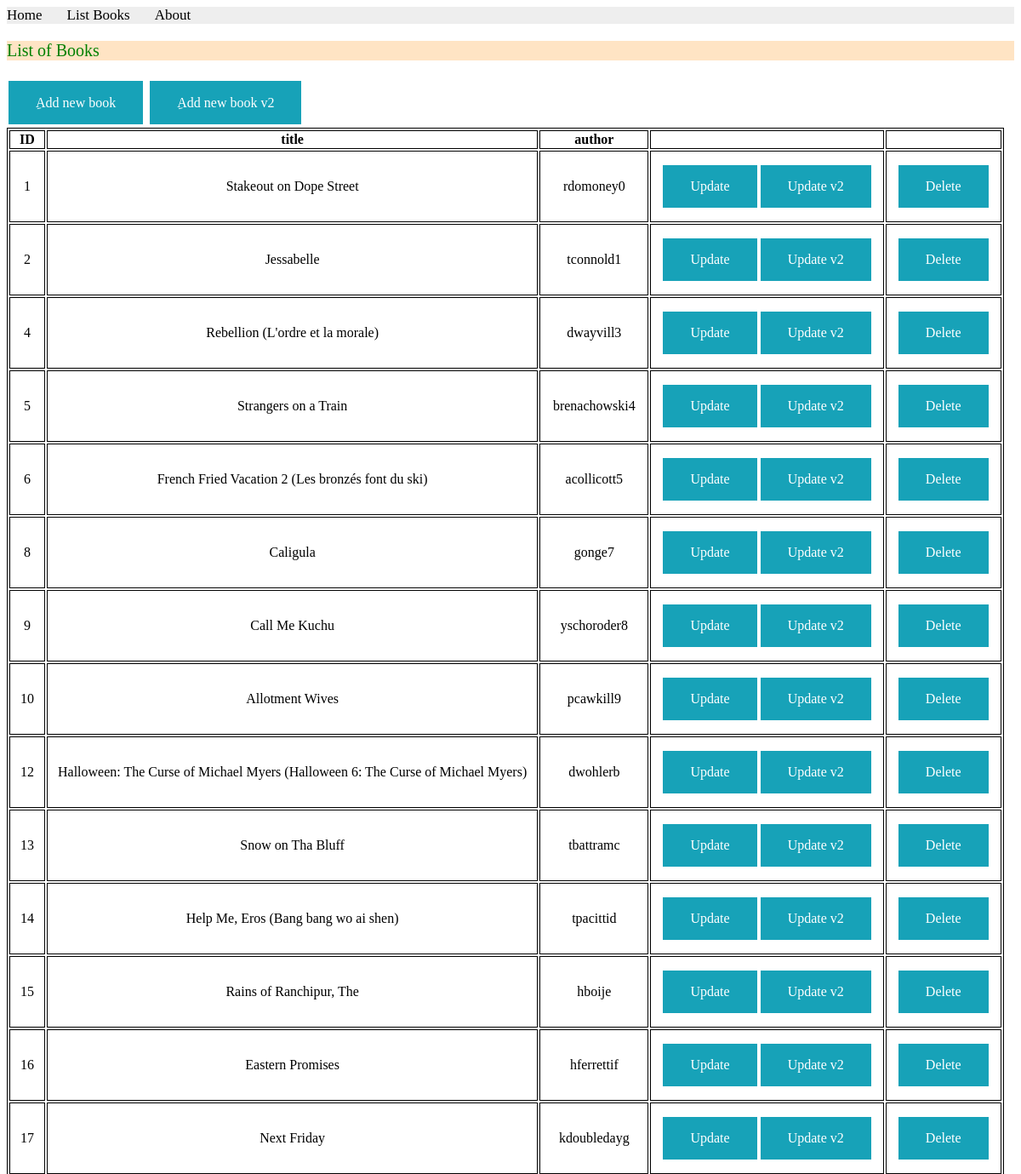
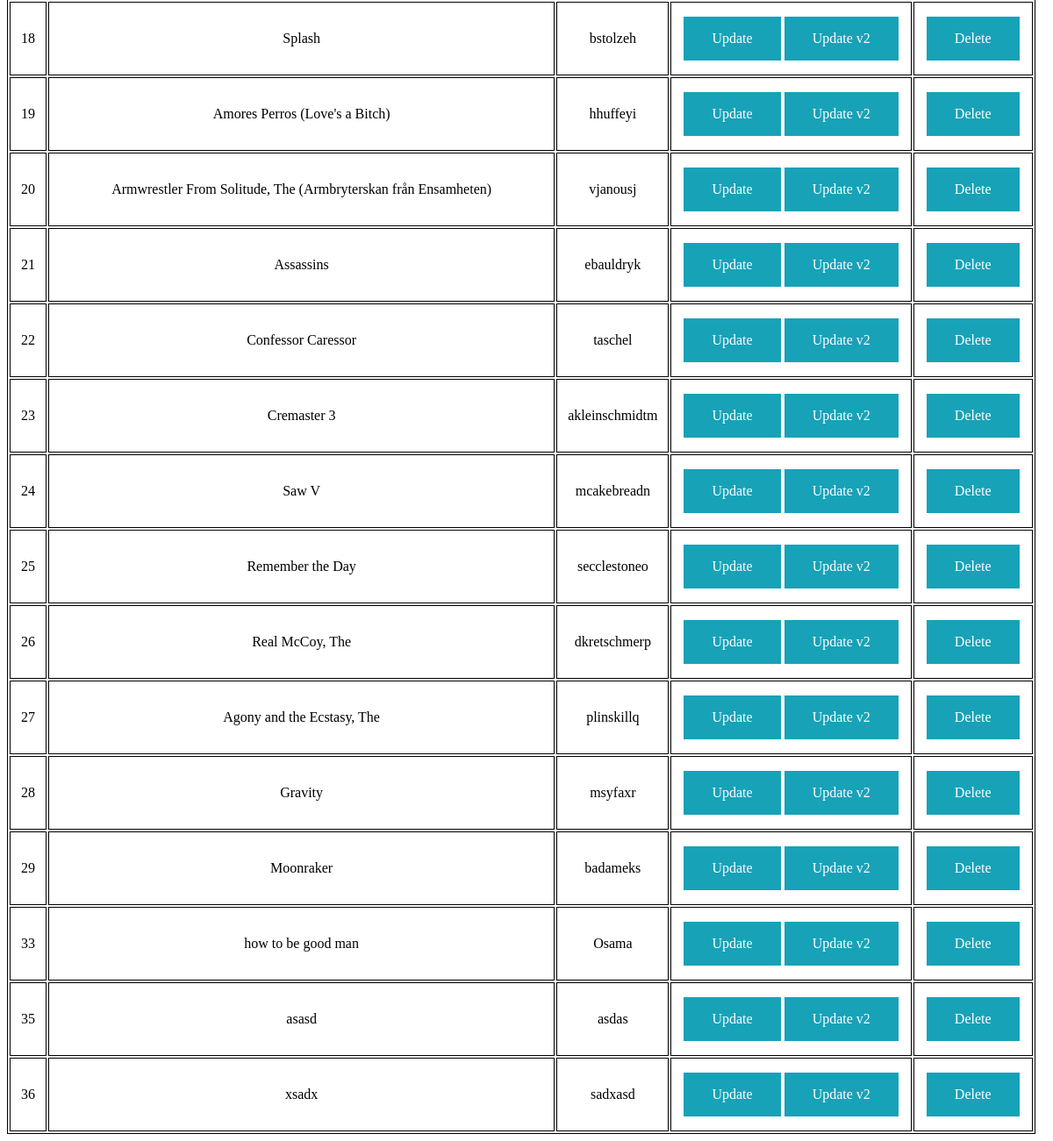
/books/simple/query/, run on the app's committed database (2 pictures, top to bottom).
### apps/bookmodule/models.py (models this page shows)
class Book(models.Model):
    title = models.CharField(max_length = 50)
    author = models.CharField(max_length = 50)
    price = models.FloatField(default = 0.0)
    edition = models.SmallIntegerField(default = 1)
    coverPage = models.FileField(upload_to='documents/')

### apps/bookmodule/views.py (the view)
# urls.py: path('simple/query/', views.simple_query, name="books.simple_query"),
def simple_query(request):
  mybooks=Book.objects.filter(title__icontains='a') # <- multiple objects
  return render(request, 'bookmodule/bookList.html', {'books':mybooks})

### apps/templates/bookmodule/bookList.html (shortened to what this page needs)
{% extends "layouts/base.html" %}
{% load static %}
{% block stylesheets %}
<link rel="stylesheet" href="{% static 'css/main.css' %}">
{% endblock stylesheets %}
{% block content %}
<p class="title" style="font-size: 20px;"> List of Books</p>
<a class="button" href="{% url "books.lab9_addbook" %}">ِAdd new book</a>
<a class="button" href="{% url "books.lab9_2_addbook" %}">ِAdd new book v2</a>
<table class="table-1">
    <tr>
       <th>ID</th>
       <th>title</th>
       <th>author</th>
       <th></th>
       <th></th>
    </tr>
{% for book in books %}
    <tr>
        <td>{{ book.id }}</td>
        <td>{{ book.title }}</td>
        <td>{{ book.author }}</td>
        <td><a class="button" href="{% url "books.lab9_editbook" book.id %}">Update</a><a class="button" href="{% url "books.lab9_2_editbook" book.id %}">Update v2</a></td>
        <td><a class="button" href="{% url "books.lab9_deletebook" book.id %}">Delete</a></td>
    </tr>
{% endfor %}
</table>
{% endblock content %}

### apps/static/css/main.css (style rules this page uses)
.title { color: green; width: 100%; background-color: bisque; }
table, .table-1 th, .table-1 td { border: 1px solid black; }
table { text-align: center; }

### apps/templates/bookmodule/bookList.html (style rules this page uses)
.button { color: #fff; background-color: #17a2b8; border-color: #17a2b8; border: none; padding: 16px 32px; text-align: center; text-decoration: none; display: inline-block; font-size: 16px; margin: 4px 2px; transition-duration: 0.4s; cursor: pointer; }
.table-1 td { padding: 1vw; }

### data on the page
Book: id "1", title "Stakeout on Dope Street", author "rdomoney0"
Book: id "2", title "Jessabelle", author "tconnold1"
Book: id "4", title "Rebellion (L'ordre et la morale)", author "dwayvill3"
Book: id "5", title "Strangers on a Train", author "brenachowski4"
Book: id "6", title "French Fried Vacation 2 (Les bronzés font du ski)", author "acollicott5"
Book: id "8", title "Caligula", author "gonge7"
Book: id "9", title "Call Me Kuchu", author "yschoroder8"
Book: id "10", title "Allotment Wives", author "pcawkill9"
Book: id "12", title "Halloween: The Curse of Michael Myers (Halloween 6: The Curse of Michael Myers)", author "dwohlerb"
Book: id "13", title "Snow on Tha Bluff", author "tbattramc"
Book: id "14", title "Help Me, Eros (Bang bang wo ai shen)", author "tpacittid"
Book: id "15", title "Rains of Ranchipur, The", author "hboije"
Book: id "16", title "Eastern Promises", author "hferrettif"
Book: id "17", title "Next Friday", author "kdoubledayg"
Book: id "18", title "Splash", author "bstolzeh"
Book: id "19", title "Amores Perros (Love's a Bitch)", author "hhuffeyi"
Book: id "20", title "Armwrestler From Solitude, The (Armbryterskan från Ensamheten)", author "vjanousj"
Book: id "21", title "Assassins", author "ebauldryk"
Book: id "22", title "Confessor Caressor", author "taschel"
Book: id "23", title "Cremaster 3", author "akleinschmidtm"
Book: id "24", title "Saw V", author "mcakebreadn"
Book: id "25", title "Remember the Day", author "secclestoneo"
Book: id "26", title "Real McCoy, The", author "dkretschmerp"
Book: id "27", title "Agony and the Ecstasy, The", author "plinskillq"
Book: id "28", title "Gravity", author "msyfaxr"
Book: id "29", title "Moonraker", author "badameks"
Book: id "33", title "how to be good man", author "Osama"
Book: id "35", title "asasd", author "asdas"
Book: id "36", title "xsadx", author "sadxasd"
